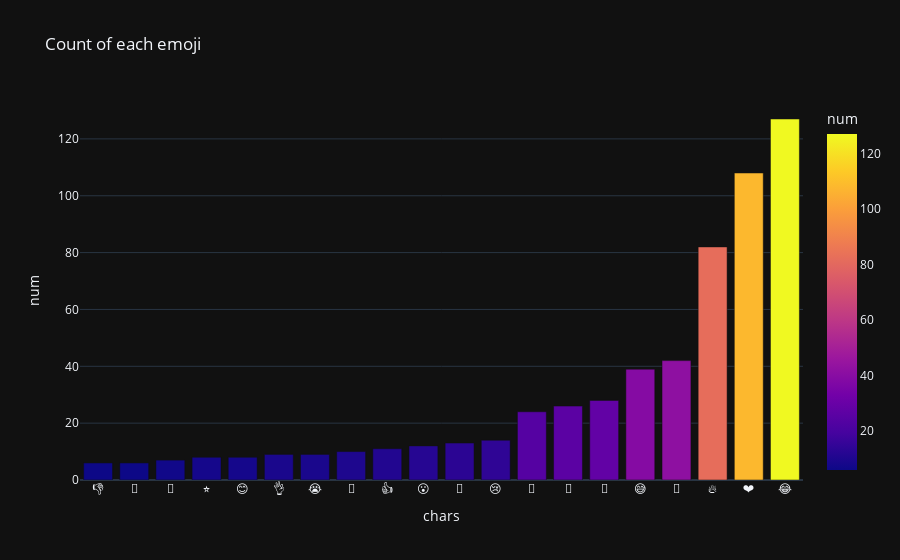

The notebook cell saved with this chart:
### Code cell
px.bar(data_frame = emoji_df, x='chars',
y='num', color = 'num', template = 'plotly_dark', 
       title = 'Count of each emoji')

### Figure 1 — Plotly figure (JSON) as saved in the notebook; plotly's stock layout.template omitted (floating-point values rounded to 4 significant figures)
{"data": [{"alignmentgroup": "True", "hovertemplate": "chars=%{x}<br>num=%{marker.color}<extra></extra>", "legendgroup": "", "marker": {"color": [6, 6, 7, 8, 8, 9, 9, 10, 11, 12, 13, 14, 24, 26, 28, 39, 42, 82, 108, 127], "coloraxis": "coloraxis", "pattern": {"shape": ""}}, "name": "", "offsetgroup": "", "orientation": "v", "showlegend": false, "textposition": "auto", "type": "bar", "x": ["👎", "🧢", "💪", "⭐", "😊", "👌", "😭", "🙌", "👍", "😮", "🤣", "😢", "💯", "🎉", "🙏", "😅", "👏", "🔥", "❤", "😂"], "xaxis": "x", "y": [6, 6, 7, 8, 8, 9, 9, 10, 11, 12, 13, 14, 24, 26, 28, 39, 42, 82, 108, 127], "yaxis": "y"}], "layout": {"barmode": "relative", "coloraxis": {"colorbar": {"title": {"text": "num"}}, "colorscale": [[0, "#0d0887"], [0.1111, "#46039f"], [0.2222, "#7201a8"], [0.3333, "#9c179e"], [0.4444, "#bd3786"], [0.5556, "#d8576b"], [0.6667, "#ed7953"], [0.7778, "#fb9f3a"], [0.8889, "#fdca26"], [1, "#f0f921"]]}, "legend": {"tracegroupgap": 0}, "title": {"text": "Count of each emoji"}, "xaxis": {"anchor": "y", "domain": [0, 1], "title": {"text": "chars"}}, "yaxis": {"anchor": "x", "domain": [0, 1], "title": {"text": "num"}}}}
